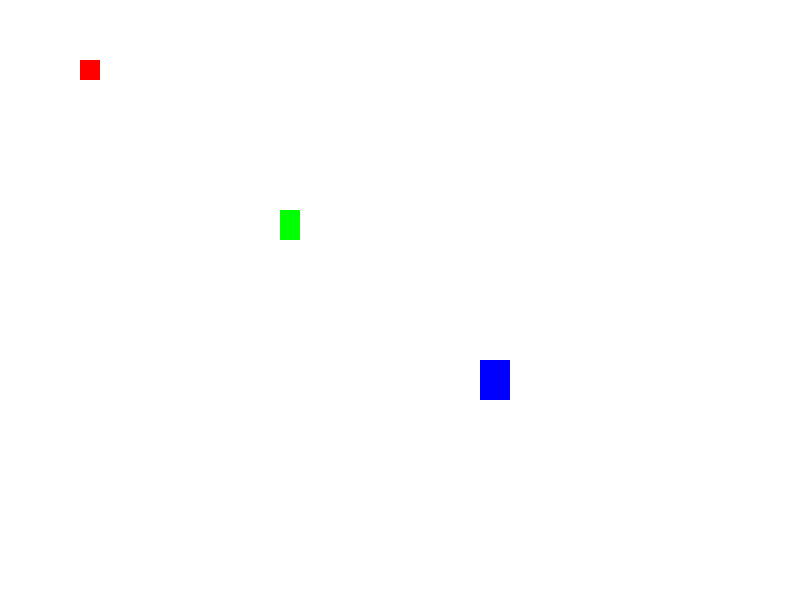
Frame 1 (no input)
Frame 60 (the mouse pressed at the canvas centre just before this capture): identical to frame 1, image omitted
Frame 120 (the mouse held since frame 60 and released just before this capture): identical to frame 1, image omitted

The Processing sketch that drew this single still picture (run headless with seeded random() and noise(); from frame 60 on, the mouse is pressed at the canvas centre):

// Processing sketch: ej_07_tres_cuadrados_variables
// ── ej_07_tres_cuadrados_variables.pde
// ej_07_tres_cuadrados_variables
// por montoyamoraga
// para Academia Sinestesia
// Programa Medios Interactivos 2022
// v0.0.1 julio 2022
// hecho con Processing 4.0b8

// declarar colores
color rellenoRojo;
color rellenoVerde;
color rellenoAzul;

// declarar posiciones minimas
float posMinX;
float posMinY;

// declarar deltas de posicion
float posDeltaX;
float posDeltaY;

// declarar posiciones X
float posX0;
float posX1;
float posX2;

// declarar posiciones Y
float posY0;
float posY1;
float posY2;

void setup() {

  // lienzo ancho 800px alto 600px
  size(800, 600);

  // fondo blanco
  background(255);

  // no dibujar bordes de figuras
  noStroke();

  // asignar valores a variables de color
  rellenoRojo = color(255, 0, 0);
  rellenoVerde = color(0, 255, 0);
  rellenoAzul = color(0, 0, 255);

  // asignar valores a posiciones minimas
  posMinX = width/10.0;
  posMinY = height/10.0;

  // asignar valores a incrementos de posicion
  posDeltaX = width/4.0;
  posDeltaY = height/4.0;

  // asignar valores a variables de posicionX
  posX0 = posMinX + posDeltaX * 0;
  posX1 = posMinX + posDeltaX * 1;
  posX2 = posMinX + posDeltaX * 2;

  // asignar valores a variables de posicionY
  posY0 = posMinY + posDeltaY * 0;
  posY1 = posMinY + posDeltaY * 1;
  posY2 = posMinY + posDeltaY * 2;
}

void draw() {

  // relleno rojo
  fill(rellenoRojo);
  // rectangulo rojo arriba izquierda
  rect(posX0, posY0, 20, 20);

  // relleno verde
  fill(rellenoVerde);
  // rectangulo verde central
  rect(posX1, posY1, 20, 30);

  // relleno azul
  fill(rellenoAzul);
  // rectangulo azul abajo derecha
  rect(posX2, posY2, 30, 40);
}
